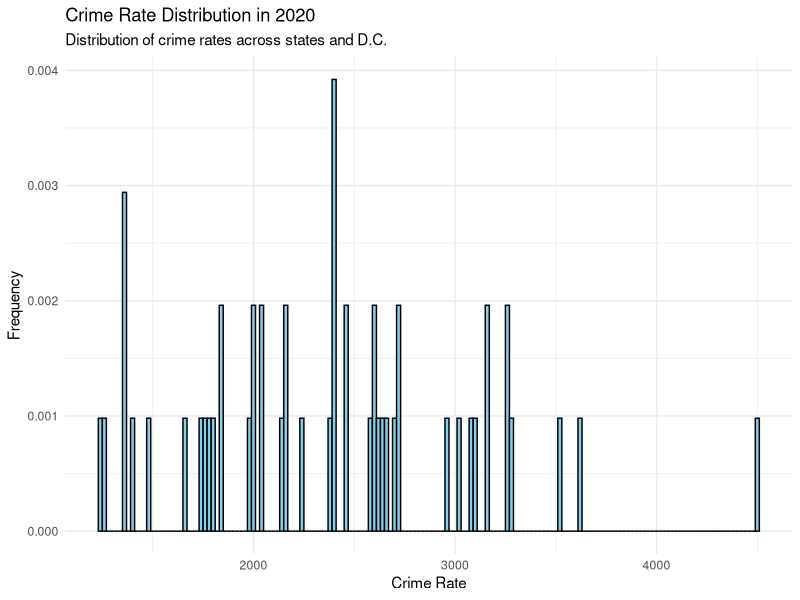
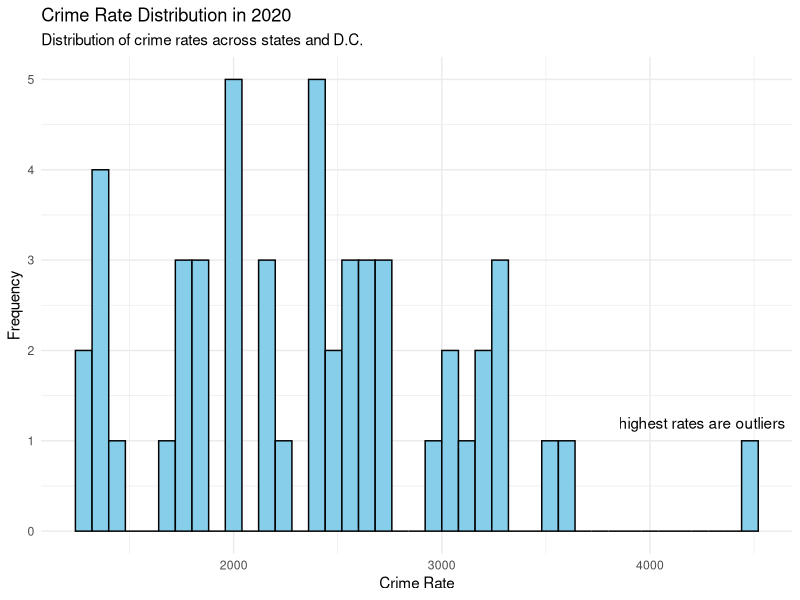
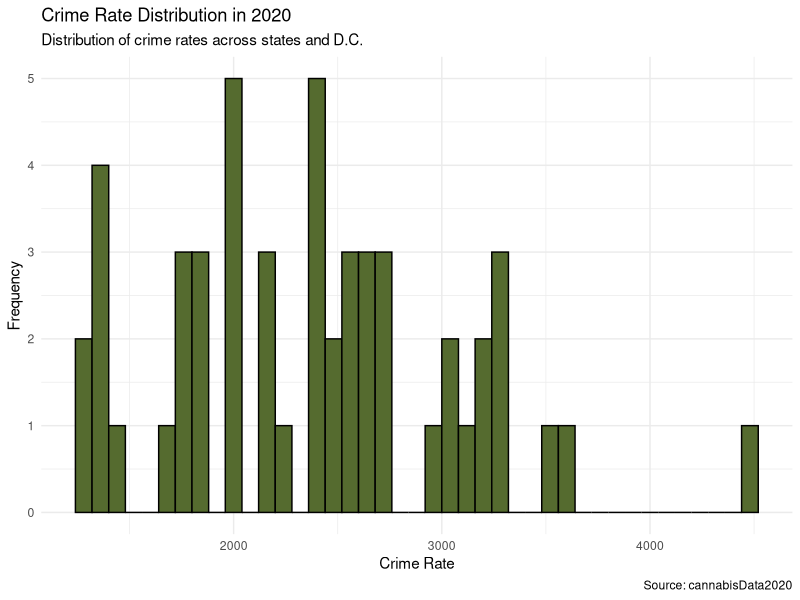
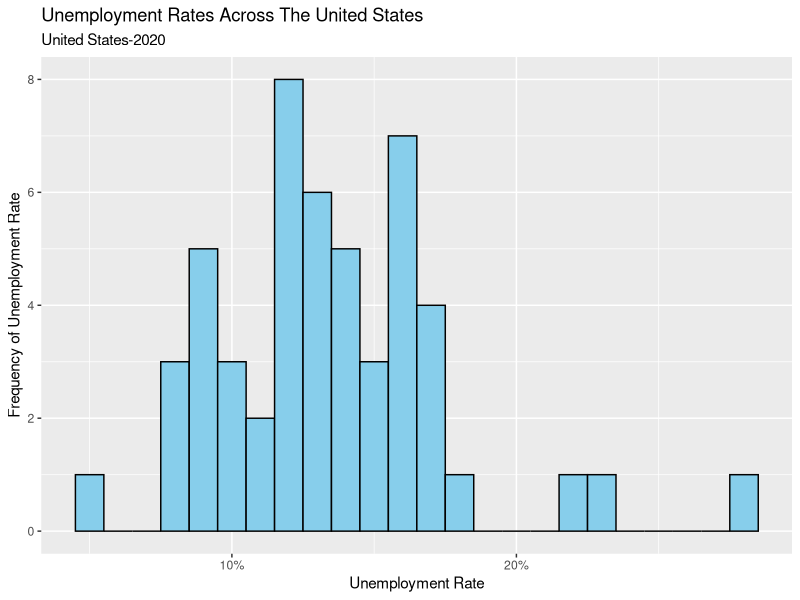
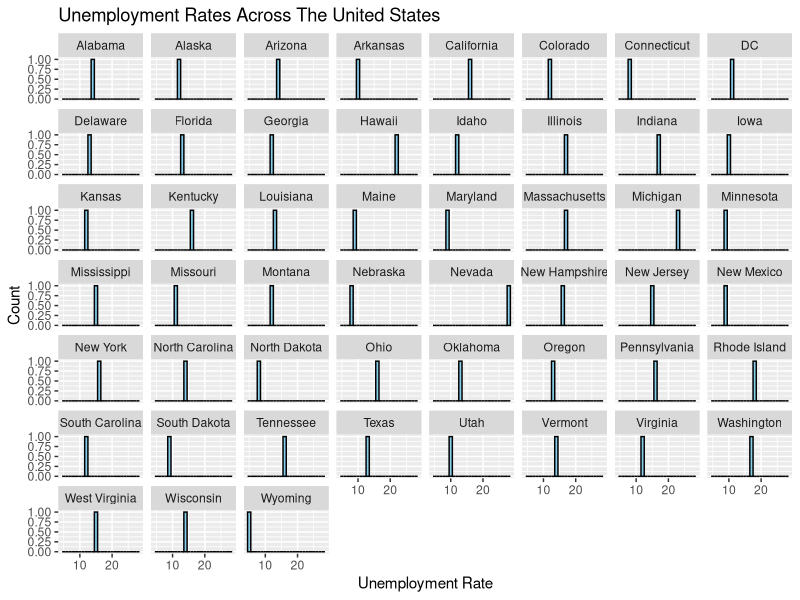
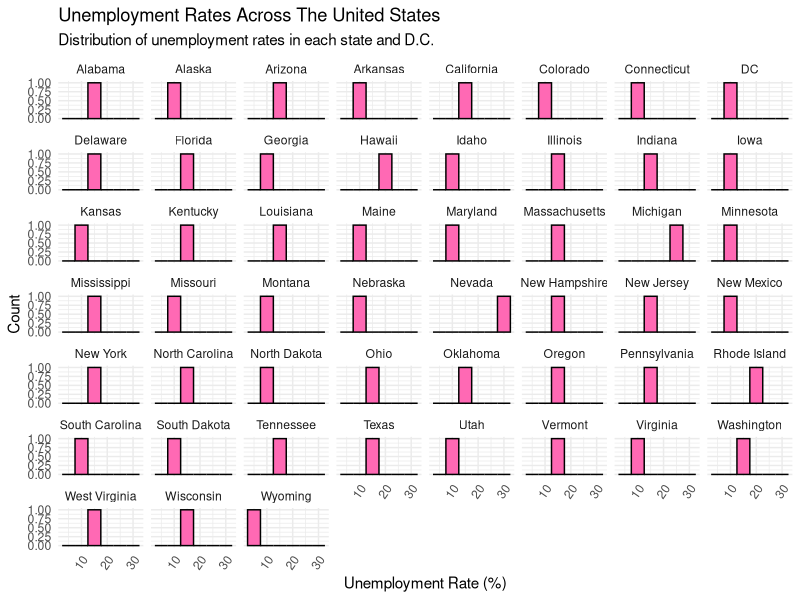
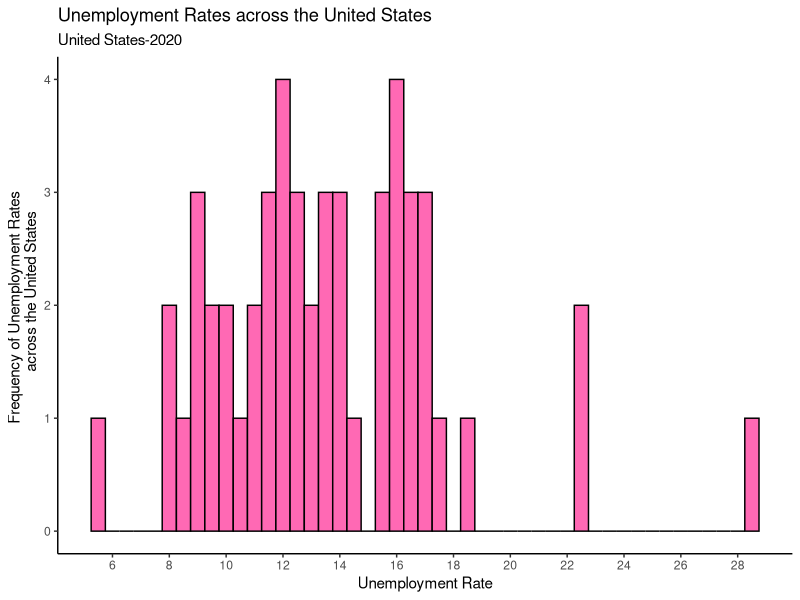

These figures' R source, in order:
## ---- chunk 1
cannabisDataset <- read.csv("cannabisDataset.csv",
                        header = TRUE)
head(cannabisDataset)
## ---- chunk 2
library(dplyr)
library(stringr)

cannabisDataset <- cannabisDataset %>%
  mutate_all(str_squish)

cannabisDataset <- cannabisDataset %>%
 mutate_all(~ifelse(tolower(.) %in% c("yes", "Yes"), 1, ifelse(tolower(.) %in% c("no", "No"), 0, .)))
## ---- chunk 3
cannabisDataset <- cannabisDataset %>%
  group_by(States, year) %>%
  mutate(
    cannabisLiberalization = case_when( 
      decriminalizedMarijuana == 1 & legalizedMedicinalMarijuana == 0 & legalizedRecreationalMarijuana == 0 ~ "Decriminalized",
      decriminalizedMarijuana == 0 & legalizedMedicinalMarijuana == 1 & legalizedRecreationalMarijuana == 0 ~ "Medicinal",
      decriminalizedMarijuana == 0 & legalizedMedicinalMarijuana == 0 & legalizedRecreationalMarijuana == 1 ~ "Recreational",
      decriminalizedMarijuana == 1 & legalizedMedicinalMarijuana == 1 & legalizedRecreationalMarijuana == 1 ~ "Fully Legal",
      decriminalizedMarijuana == 0 & legalizedMedicinalMarijuana== 0 & legalizedRecreationalMarijuana == 0 ~ "Fully Illegal",
      decriminalizedMarijuana == 1 & legalizedMedicinalMarijuana == 0 & legalizedRecreationalMarijuana == 1 ~ "Recreational & Decriminalized",
      decriminalizedMarijuana == 1 & legalizedMedicinalMarijuana == 1 & legalizedRecreationalMarijuana == 0 ~ "Decriminalized & Medicinal",
      decriminalizedMarijuana == 0 & legalizedMedicinalMarijuana == 1 & legalizedRecreationalMarijuana == 1 ~ "Medicinal & Recreational",
      TRUE ~ "None"
    )
  ) %>%

  select(-decriminalizedMarijuana, -legalizedMedicinalMarijuana, -legalizedRecreationalMarijuana)

head(cannabisDataset)
## ---- chunk 4
cannabisDataset$crimeRate <- as.numeric(as.character(cannabisDataset$crimeRate))

cannabisDataset$recidivismRate <- as.numeric(as.character(cannabisDataset$recidivismRate))

cannabisDataset$population <- as.numeric(as.character(cannabisDataset$population))

cannabisDataset$alcoholism <- as.numeric(as.character(cannabisDataset$alcoholism))

cannabisDataset$unemploymentRate <- as.numeric(as.character(cannabisDataset$unemploymentRate))

cannabisDataset$medianHouseholdIncome <- as.numeric(as.character(cannabisDataset$medianHouseholdIncome))
## ---- chunk 5
cannabisData2020 <- subset(cannabisDataset, year == 2020)
## ---- chunk 6
length(unique(cannabisData2020$crimeRate))
summary(cannabisData2020$crimeRate)
## ---- chunk 7
length(unique(cannabisData2020$unemploymentRate))
summary(cannabisData2020$unemploymentRate)
## ---- chunk 8
library(ggplot2)
# ggplot(cannabisData2020, aes(x = crimeRate)) +
# 
#   # Create the histogram with custom bins
#   geom_histogram(binwidth = 20, fill = "skyblue", color = "black") +
# 
#   # Add title and subtitle
#   ggtitle("Crime Rate Distribution in 2020") +
#   labs(subtitle = "Distribution of crime rates across states and D.C.") +
# 
#   # Add axis labels
#   xlab("Crime Rate") +
#   ylab("Frequency") +
# 
#   # Customize the appearance of the plot
#   theme_minimal() +
# 
#   # Add a legend (optional)
#   scale_fill_manual(values = "skyblue", name = "Crime Rate")

ggplot(cannabisData2020, aes(x = crimeRate, y = after_stat(density))) +
    geom_histogram(binwidth = 20, fill = "skyblue", color = "black") +
    ggtitle("Crime Rate Distribution in 2020") +
  labs(subtitle = "Distribution of crime rates across states and D.C.") +
  xlab("Crime Rate") +
  ylab("Frequency") +
  theme_minimal() +
  scale_fill_manual(values = "skyblue", name = "Crime Rate")
## ---- chunk 9
ggplot(cannabisData2020, aes(x = crimeRate)) +
  geom_histogram(binwidth = 80, fill = "skyblue", color = "black") +
  ggtitle("Crime Rate Distribution in 2020") +
  labs(subtitle = "Distribution of crime rates across states and D.C.",
       x = "Crime Rate",
       y = "Frequency") +
  annotate("text", x = 4250, y = 1.2, label = "highest rates are outliers") +
  theme_minimal()
## ---- chunk 10
ggplot(cannabisData2020, aes(x = crimeRate)) +
  geom_histogram(binwidth = 80, fill = "darkolivegreen", color = "black") +
  ggtitle("Crime Rate Distribution in 2020") +
  labs(subtitle = "Distribution of crime rates across states and D.C.",
       x = "Crime Rate",
       y = "Frequency") +
  theme_minimal() +
  labs(title = "Crime Rate Distribution in 2020",
       subtitle = "Distribution of crime rates across states and D.C.",
       caption = "Source: cannabisData2020")
## ---- chunk 11
numabsoluteT=table(cannabisData2020$unemploymentRate,
                exclude = 'nothing')
numabsoluteT
## ---- chunk 12
numpropT=prop.table(numabsoluteT)*100

numpropT
## ---- chunk 13

ggplot(cannabisData2020, aes(x = unemploymentRate)) +
  geom_histogram(binwidth = 1, fill = "skyblue", color = "black") +
  labs(title = "Unemployment Rates Across The United States",
       subtitle = "United States-2020",
       x = "Unemployment Rate",
       y = "Frequency of Unemployment Rate") +
   scale_x_continuous(labels = scales::percent_format(scale = 1))
## ---- chunk 14
ggplot(cannabisData2020, aes(x = unemploymentRate)) +
  geom_histogram(binwidth = 1, fill = "skyblue", color = "black") +
  labs(title = "Unemployment Rates Across The United States",
       x = "Unemployment Rate",
       y = "Count") +
  facet_wrap(~ States)
## ---- chunk 15
ggplot(cannabisData2020, aes(x = unemploymentRate)) +
  
  geom_histogram(binwidth = 5, fill = "hotpink", color = "black") +
  
  # Add title and axis labels
  labs(title = "Unemployment Rates Across The United States",
       x = "Unemployment Rate (%)",
       y = "Count") +
  
  # Facet by States and add subtitles
  facet_wrap(~ States) +
  labs(subtitle = "Distribution of unemployment rates in each state and D.C.") +
  
  # Customize the appearance of the plot
  theme_minimal() +
  theme(axis.text.x = element_text(angle = 55, hjust = 1))

## ---- chunk 16
  ggplot(cannabisData2020, aes(x = unemploymentRate)) +
  geom_histogram(binwidth = 0.5, fill = "hotpink", color = "black") +
  
  ggtitle("Unemployment Rates across the United States") +
  labs(subtitle = "United States-2020") +
  
  xlab("Unemployment Rate") +
  ylab("Frequency of Unemployment Rates 
       across the United States") +

  theme_classic() +
  scale_x_continuous(breaks = seq(0, max(cannabisData2020$unemploymentRate), by = 2)) 

